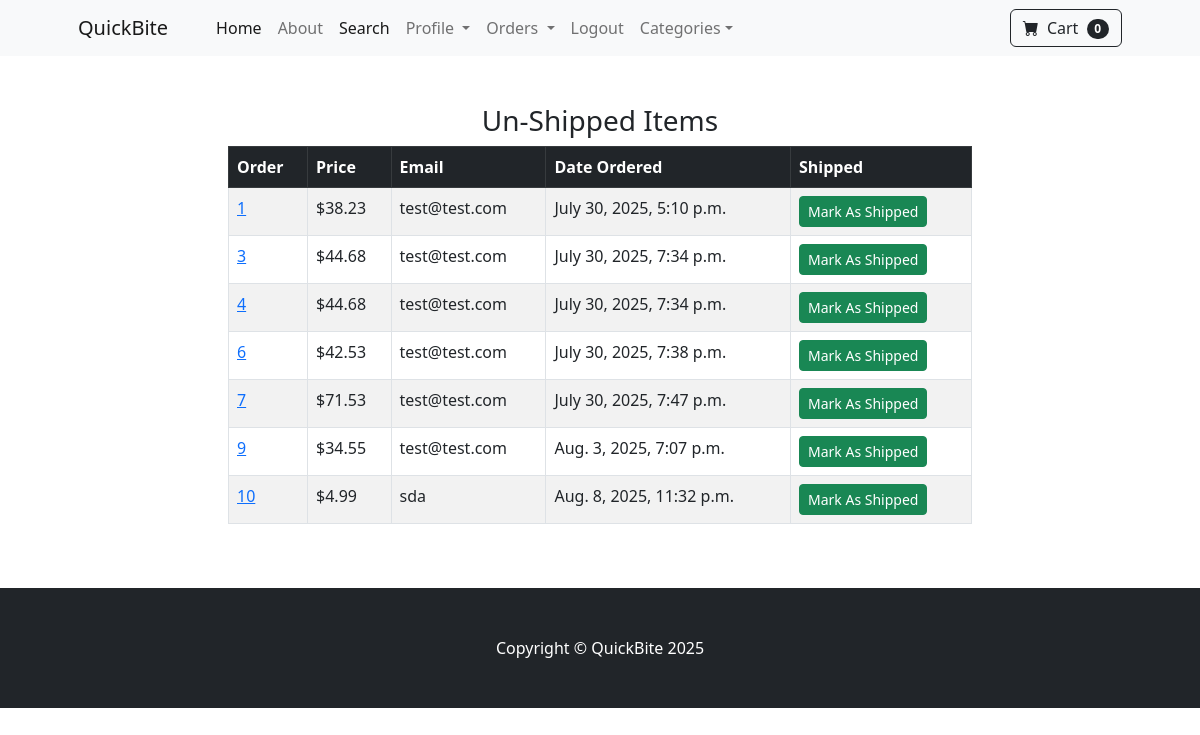
The app's page /payment/not_shipped_dash (signed in), older data.
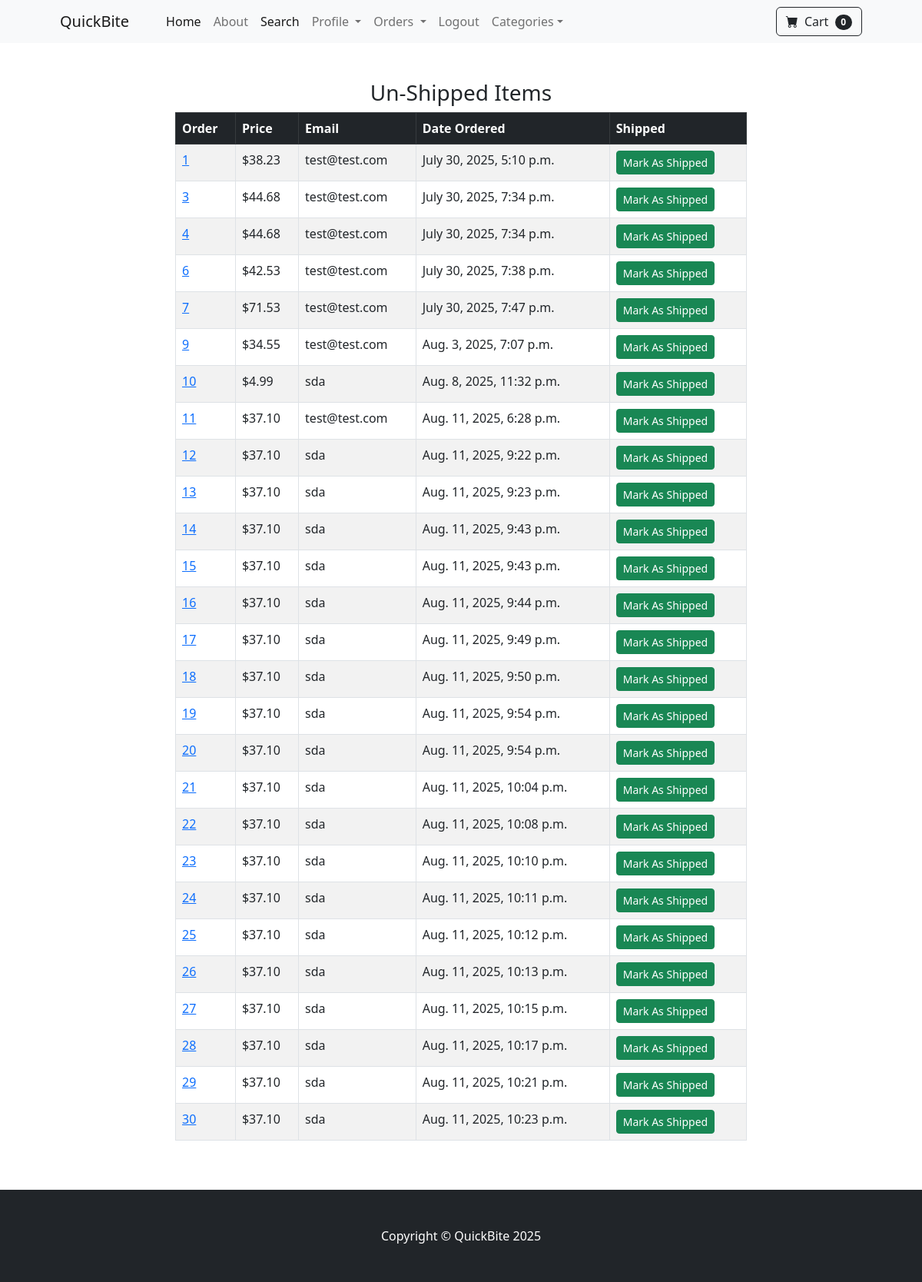
The same page, newer data.
### payment/models.py (models this page shows, shortened)
class Order(models.Model):
    user = models.ForeignKey(User, on_delete=models.CASCADE, null=True, blank=True)
    full_name = models.CharField(max_length=250)
    email = models.CharField(max_length=250)
    shipping_address = models.TextField(max_length=10000)
    amount_paid = models.DecimalField(max_digits=7, decimal_places=2)
    date_ordered = models.DateTimeField(auto_now_add=True)
    shipped = models.BooleanField(default=False)
    date_shipped = models.DateTimeField(blank=True, null=True)
    invoice = models.CharField(max_length=250, null=True, blank=True)
    paid = models.BooleanField(default=False)

### payment/views.py (the view, shortened to what this page needs)
# urls.py: path('not_shipped_dash', views.not_shipped_dash, name='not_shipped_dash'),
def not_shipped_dash(request):
    if request.user.is_authenticated and request.user.is_superuser:
        orders = Order.objects.filter(shipped=False)
        return render(request, "payment/not_shipped_dash.html", {'orders':orders})
    else:
        messages.success(request , ("Access Denied"))
        return redirect('home')

### cart/cart.py (called while the page is built)
    def __len__(self):
        return len(self.cart)

### cart/context_proccesors.py (called while the page is built)
def cart(request):
    return {'cart':Cart(request)}

### payment/templates/payment/not_shipped_dash.html (shortened to what this page needs)
{% extends 'base.html' %}
{% block content %}
<div class="container">
    <div class="row">
        <center>
            <div class="col-8">
              <br><br>
                <h3>Un-Shipped Items</h3>
<table class="table table-striped table-hover table-bordered">
  <thead class="table-dark">
    <tr>
      <th scope="col">Order</th>
      <th scope="col">Price</th>
      <th scope="col">Email</th>
      <th scope="col">Date Ordered</th>
      <th scope="col">Shipped</th>
    </tr>
  </thead>
  <tbody>
    {% for item in orders %}
    <tr>
      <td> <a href="{% url 'orders' item.id %}"> {{item.id}} </a></td>
      <td>${{item.amount_paid}}</td>
      <td>{{item.email}}</td>
      <td>{{item.date_ordered}}</td>
      <td>
        <form method="POST">
          <button type="submit" class="btn btn-success btn-sm">Mark As Shipped</button>
        </form>
      </td>
    </tr>
    {% endfor %}
  </tbody>
</table>
         <br><br>
            </div>
        </center>
    </div>
</div>
{% endblock %}

Row changes from the older to the newer data that the page shows:
added Order: id "11", amount_paid "37.10", email "test@test.com", date_ordered "Aug. 11, 2025, 6:28 p.m."
added Order: id "12", amount_paid "37.10", email "sda", date_ordered "Aug. 11, 2025, 9:22 p.m."
added Order: id "13", amount_paid "37.10", email "sda", date_ordered "Aug. 11, 2025, 9:23 p.m."
added Order: id "14", amount_paid "37.10", email "sda", date_ordered "Aug. 11, 2025, 9:43 p.m."
added Order: id "15", amount_paid "37.10", email "sda", date_ordered "Aug. 11, 2025, 9:43 p.m."
added Order: id "16", amount_paid "37.10", email "sda", date_ordered "Aug. 11, 2025, 9:44 p.m."
added Order: id "17", amount_paid "37.10", email "sda", date_ordered "Aug. 11, 2025, 9:49 p.m."
added Order: id "18", amount_paid "37.10", email "sda", date_ordered "Aug. 11, 2025, 9:50 p.m."
added Order: id "19", amount_paid "37.10", email "sda", date_ordered "Aug. 11, 2025, 9:54 p.m."
added Order: id "20", amount_paid "37.10", email "sda", date_ordered "Aug. 11, 2025, 9:54 p.m."
added Order: id "21", amount_paid "37.10", email "sda", date_ordered "Aug. 11, 2025, 10:04 p.m."
added Order: id "22", amount_paid "37.10", email "sda", date_ordered "Aug. 11, 2025, 10:08 p.m."
added Order: id "23", amount_paid "37.10", email "sda", date_ordered "Aug. 11, 2025, 10:10 p.m."
added Order: id "24", amount_paid "37.10", email "sda", date_ordered "Aug. 11, 2025, 10:11 p.m."
added Order: id "25", amount_paid "37.10", email "sda", date_ordered "Aug. 11, 2025, 10:12 p.m."
added Order: id "26", amount_paid "37.10", email "sda", date_ordered "Aug. 11, 2025, 10:13 p.m."
added Order: id "27", amount_paid "37.10", email "sda", date_ordered "Aug. 11, 2025, 10:15 p.m."
added Order: id "28", amount_paid "37.10", email "sda", date_ordered "Aug. 11, 2025, 10:17 p.m."
added Order: id "29", amount_paid "37.10", email "sda", date_ordered "Aug. 11, 2025, 10:21 p.m."
added Order: id "30", amount_paid "37.10", email "sda", date_ordered "Aug. 11, 2025, 10:23 p.m."
